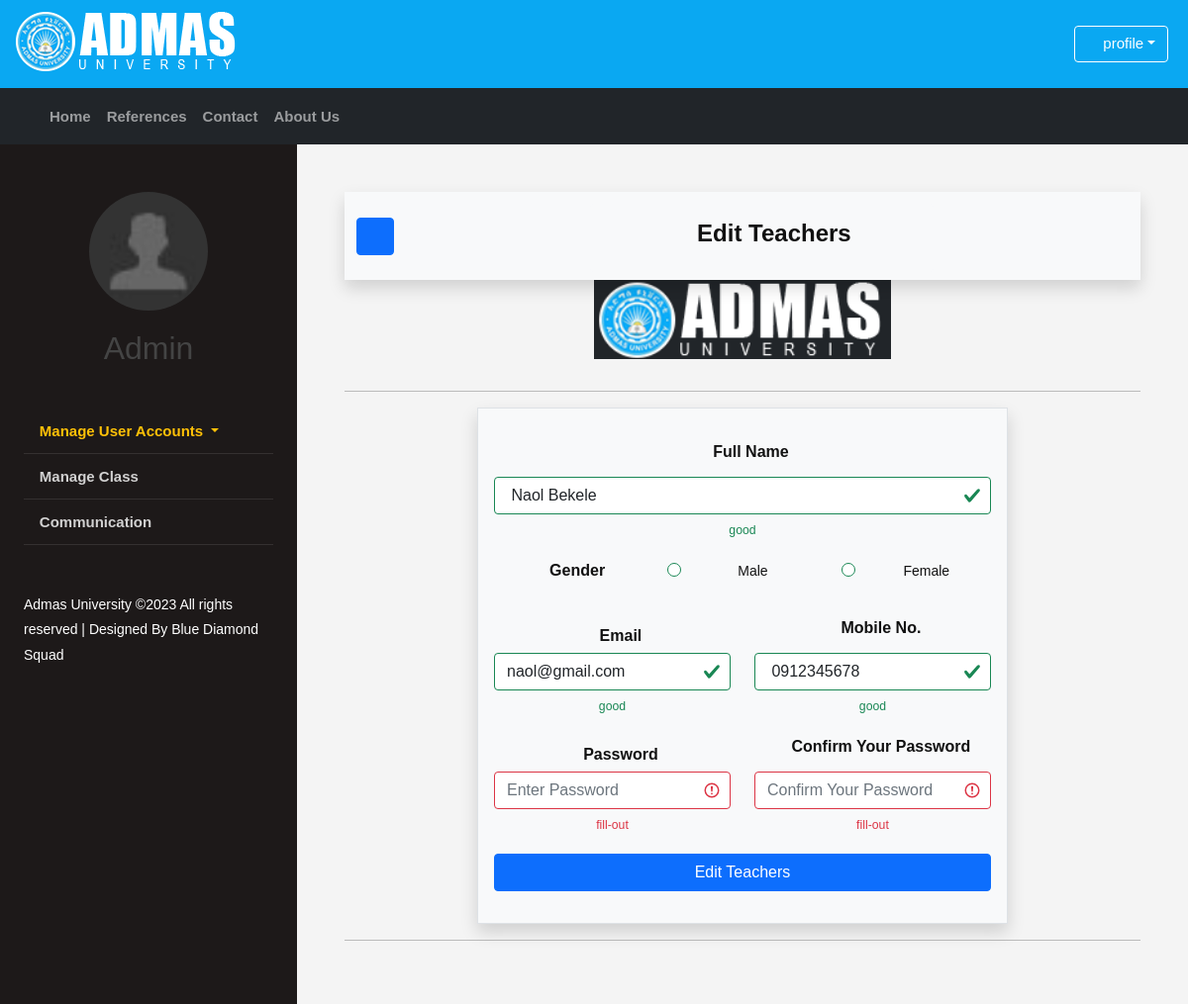
Screenshot of /_admin/t_edit_api.php?id=1 with the database file from the repository.
### tables this page shows
CREATE TABLE `teacher` (
  `teacher_id` int(255) NOT NULL,
  `teacher_full_name` varchar(255) NOT NULL,
  `teacher_phone_no` varchar(255) NOT NULL,
  `teacher_gender` varchar(255) NOT NULL,
  `teacher_email` varchar(255) NOT NULL,
  `teacher_password` varchar(255) NOT NULL,
  `teacher_photo` varchar(255) NOT NULL
);

### _admin/t_edit_api.php (the view, shortened to what this page needs)
<!DOCTYPE html>
<html lang="en-us" dir="ltr">
    <head>
        <link rel="stylesheet" type="text/css" href="../icon/svg-with-js/css/fa-svg-with-js.css">
        <link rel="stylesheet" type="text/css" href="../css/bootstrap.min.css">
        <link rel="stylesheet" type="text/css" href="../css/style.css">
  </head>
  <body>
    <header id="top-header">
        <div class="top-tol">
            <ul>
                <div id="logo">
                    <a><img src="../images/Logoo.png" alt="admas university e-learning managment system logo" title="AU e-learning management"></a>
                </div>
                <div class="dropdown myac">
                    <a id="a1" class="btn btn-outline-info dropdown-toggle" href="#" role="button" id="dpMLink" data-bs-toggle="dropdown" aria-expanded="false"><i class="fas fa-user-circle"></i>&nbsp;<label>profile</label></a>
                </div>
            </ul>
        </div>
    </header>
    <nav class="navbar navbar-expand-md bg-dark navbar-dark" style="margin-bottom: 0px;">
        <div class="container">
            <div class="collapse navbar-collapse" id="navbarContent">
                <ul class="navbar-nav me-auto mb-2 mb-lg-0">
                    <li class="nav-item"><a href="../index.html" class="nav-link">Home</a></li>
                    <li class="nav-item"><a href="../reference.html" class="nav-link">References</a></li>
                    <li class="nav-item"><a href="../contact.html" class="nav-link">Contact</a></li>
                    <li class="nav-item"><a href="../about.html" class="nav-link">About Us</a></li>
                </ul>
            </div>
        </div>
    </nav>
	<div class="wrapper d-flex align-items-stretch">
		<nav id="sidebar">
			<div class="p-4 pt-5">
                <div class="row">
                    <div class="col">
                        <a href="update_profile.html" class="img logo rounded-circle mb-5" style="background-image: url(images/avatar.jpg);"><br><br><br><br><br>
                            <center><h2>Admin</h2></center>
                        </a>
                    </div>
                </div><br><br>
    	           <ul class="list-unstyled components mb-5">
                       <li class="dropdown">
                          <a class="dropdown-toggle text-warning" href="#" id="Dropdown" role="button" data-bs-toggle="dropdown" aria-expanded="false"><i class="fas fa-users"></i>
                            Manage User Accounts
                          </a>
                        </li>
                        <li><a href="a_manage_class.html"><i class="fas fa-chalkboard"></i> Manage Class</a></li>
                        <li><a href="a_communication.html"><i class="fas fa-comments"></i> Communication</a></li>
                    </ul>
        	        <div class="footer">
        				Admas University &copy;<script>document.write(new Date().getFullYear());</script> All rights reserved | Designed By Blue Diamond Squad
        	        </div>
	           </div>
    	   </nav>
            <div id="content" class="p-4 p-md-5">
                <nav class="navbar navbar-expand-lg navbar-light bg-light shadow">
                    <div class="container">
                        <button type="button" id="sidebarCollapse" class="btn btn-primary">
                            <i class="fas fa-bars"></i>
                        </button>
                        <div class="container">
                            <div class="row align-items-center justify-content-center">
                                <div class="col-md-6 text-center">
                                    <div class="card bg-light col-md mt-1" style="border-style: none;">
                                        <div class="card-body">
                                            <h4 class="card-title"><i class="fas fa-tachometer-alt"></i> <strong>Edit Teachers</strong></h4>
                                        </div>
                                    </div>
                                </div>
                            </div>
                        </div>
                    </div>
                </nav>
    <center><img src="../images/Logoo.png" class="bg-dark mb-3" width="300px" height="80px" alt=""></center>
    <hr>
    <div class="col-sm-12 col-md-8 offset-md-2">
   		<center>
           <?php
    include '../my_funcs.php';
    if(isset($_REQUEST['id'])){
        $teacher_id = intval($_REQUEST['id']);
        $array = array();
                $q = "SELECT * FROM teacher WHERE teacher_id = '$teacher_id'";
                $q_result = mysqli_query($con,$q);
              while ($r = mysqli_fetch_assoc($q_result )){
                $array['teacher_full_name'] = $r['teacher_full_name'];
                $array['teacher_phone_no'] = $r['teacher_phone_no'];
                $array['teacher_gender'] = $r['teacher_gender'];
                $array['teacher_email'] = $r['teacher_email'];
                $array['teacher_password'] = $r['teacher_password'];
               }
?>
<form class="was-validated bg-light border shadow p-3" action="t_edit_api.php" method="POST" enctype="multipart/form-data" name="form">
        <div class="row mt-3">
            <div class="form-group col-md-12">
                <label for="fullname" class="form-label"><h6><b><i class="fas fa-user"></i> Full Name</b></h6></label>
                <input type="text" class="form-control" name="teacher_fullname" id="fullname" placeholder="Enter Full Name" value=" <?php echo $array['teacher_full_name']; ?>" required>
                        <div class="valid-feedback">good</div>
            </div>
        </div>
        <div class="row mt-3">
                <div class="col">
                    <label for="gender"><h6><b><i class="fas fa-mars-double"></i> Gender</b></h6></label>
                </div>
                <div class="col">
                    <div class="form-check mb-3">
                        <label for="radio1" class="form-check-label">Male</label>
                        <input type="radio" id="radio1" name="gender" value="male" class="form-check-input">
                    </div>
                </div>
                <div class="col">
                    <div class="form-check mb-3">
                        <label for="radio2" class="form-check-label">Female</label>
                        <input type="radio" id="radio2" name="gender" value="female" class="form-check-input">
                    </div>
                </div>
        </div>
        <div class="row mt-3">
            <div class="form-group mt-2 col-md-6 col-sm-12">
                <label for="email"><h6><b><i class="fas fa-envelope"></i> Email</b></h6></label>
                <input type="email" class="form-control" name="teacher_email" id="email" placeholder="Enter Email id" value=" <?php echo $array['teacher_email']; ?>" required>
                        <div class="valid-feedback">good</div>
            </div>
            <div class="form-group col-md-6 col-sm-12">
                <label for="mob_no" class="form-label"><h6><b><i class="fas fa-phone"></i> Mobile No.</b></h6></label>
                <input type="phone" class="form-control" name="teacher_phone_no" for="mob_no" placeholder="Enter 10-digit Mobile no." value=" <?php echo $array['teacher_phone_no']; ?>" maxlength="10" required>
                        <div class="valid-feedback">good</div>
            </div>
        </div>
        <div class="row mt-3">
            <div class="form-group mt-2 col-md-6 col-sm-12">
                <label for="email"><h6><b><i class="fas fa-envelope"></i> Password</b></h6></label>
                <input type="password" class="form-control" name="teacher_password" id="email" placeholder="Enter Password" required>
                        <div class="invalid-feedback">fill-out</div>
            </div>
            <div class="form-group col-md-6 col-sm-12">
                <label for="mob_no" class="form-label"><h6><b><i class="fas fa-phone"></i> Confirm Your Password</b></h6></label>
                <input type="password" class="form-control" name="confirm_teacher_password" for="mob_no" placeholder="Confirm Your Password" maxlength="10" required>
                        <div class="invalid-feedback">fill-out</div>
            </div>
        </div>
    <div class="row">
        <div class="col-md mt-3 mb-3">
            <button type="submit" name="Submit" class="btn btn-primary btn-large col-md-12" value="Submit">Edit Teachers</button>
        </div>
    </div>
    </form>
<?php
    }
?>
    </center>
   </div>
   <hr>
  </body>
</html>

### css/style.css (style rules this page uses)
* { margin: 0px; padding: 0px; }
body { display: flex; flex-direction: column; font-family: "Verdana", "Arial", "Helvetica",serif, sans-serif; font-size: 14px; line-height: 1.8em; color: #111; background-color: #f4f4f4; }
h1, h2 { color: #444; line-height: 2.0em; margin: 15x 0px 10px 0px; }
a:any-link { text-decoration: none; color: blueviolet; }
#top-header { line-height: 70px; background-color: #0aa8f2; }
#top-header #logo img { margin-top: 10px; margin-right: 10px; margin-left: -20px; }
#top-header ul { list-style: none; }
#top-header .myac { float: right; margin-top: -65px; margin-right: 20px; }
#top-header .myac #a1 { text-decoration: none; color: white; border: 1px solid white; font-size: 15px;" }
nav ul li a { font-size: 15px; font-weight: bold; }
#sidebar { min-width: 300px; max-width: 300px; background: #1d1919; color: #fff; -webkit-transition: all 0.3s; -o-transition: all 0.3s; transition: all 0.3s; }
#sidebar .logo { display: block; width: 120px; height: 120px; margin: 0 auto; }
#sidebar ul.components { padding: 0; }
#sidebar ul li { font-size: 16px; }
#sidebar ul li a { padding: 10px 0; display: block; color: rgba(255, 255, 255, 0.8); border-bottom: 1px solid rgba(255, 255, 255, 0.1); }
img { vertical-align: middle; border-style: none; }
img { page-break-inside: avoid; }
.img { background-size: cover; background-repeat: no-repeat; background-position: center center; }
#content { width: 100%; padding: 0; min-height: 100vh; -webkit-transition: all 0.3s; -o-transition: all 0.3s; transition: all 0.3s; }

### rows the page displays
teacher: teacher_fullname "Naol Bekele", teacher_email "naol@gmail.com", teacher_phone_no "0912345678"
